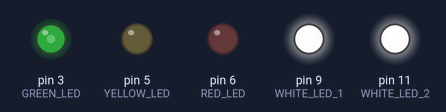
The sketch below on a simulated Arduino Uno, built with avr-gcc and run on an emulated ATmega328P. Parts: output pins drawn as LEDs (lit = HIGH).

Above: at 0.1 s.
At 16.1 s:
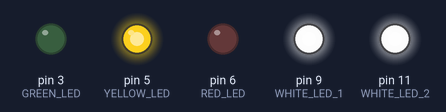
At 19.1 s:
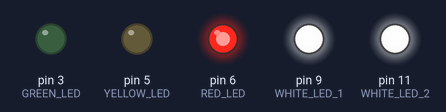
Timing chart, 0 to 36.5 s (numbered marks = the images above):
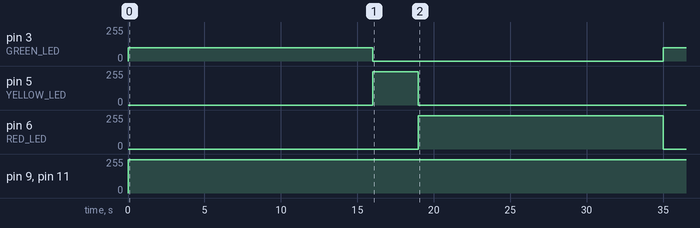

The sketch:

traffic-light-with-street-lights.ino
```cpp
const int GREEN_LED = 3;
const int YELLOW_LED = 5;
const int RED_LED = 6;
const int WHITE_LED_1 = 9;
const int WHITE_LED_2 = 11;

// the setup function runs once when you press reset or power the board
void setup() {
  // initialize digital pin LED_BUILTIN as an output.
  pinMode(GREEN_LED, OUTPUT);
  pinMode(YELLOW_LED, OUTPUT);
  pinMode(RED_LED, OUTPUT);
  pinMode(WHITE_LED_1, OUTPUT);
  pinMode(WHITE_LED_2, OUTPUT);
}

// the loop function runs over and over again forever
void loop() {
  turnOnTheLights();

  greenLight();
  delay(16000);

  yellowLight();
  delay(3000);

  redLight();
  delay(16000);
}

void turnOnTheLights() {
  analogWrite(WHITE_LED_1, 250);
  analogWrite(WHITE_LED_2, 250);
}

void greenLight() {
  analogWrite(RED_LED, 0);
  analogWrite(YELLOW_LED, 0);
  analogWrite(GREEN_LED, 100);
}

void yellowLight() {
  analogWrite(RED_LED, 0);
  analogWrite(YELLOW_LED, 250);
  analogWrite(GREEN_LED, 0);
}

void redLight() {
  analogWrite(RED_LED, 250);
  analogWrite(YELLOW_LED, 0);
  analogWrite(GREEN_LED, 0);
}
```

Measured:
- by itself, pin 3 (GREEN_LED): 0/255 → 100/255 at 0.00 s, → 0/255 16.0 s later, → 100/255 19.0 s later
- by itself, pin 5 (YELLOW_LED): 0/255 → 250/255 at 16.0 s, → 0/255 3.0 s later
- by itself, pin 6 (RED_LED): 0/255 → 250/255 at 19.0 s, → 0/255 16.0 s later
- by itself, pin 9 (WHITE_LED_1), pin 11 (WHITE_LED_2): 0/255 → 250/255 at 0.00 s
